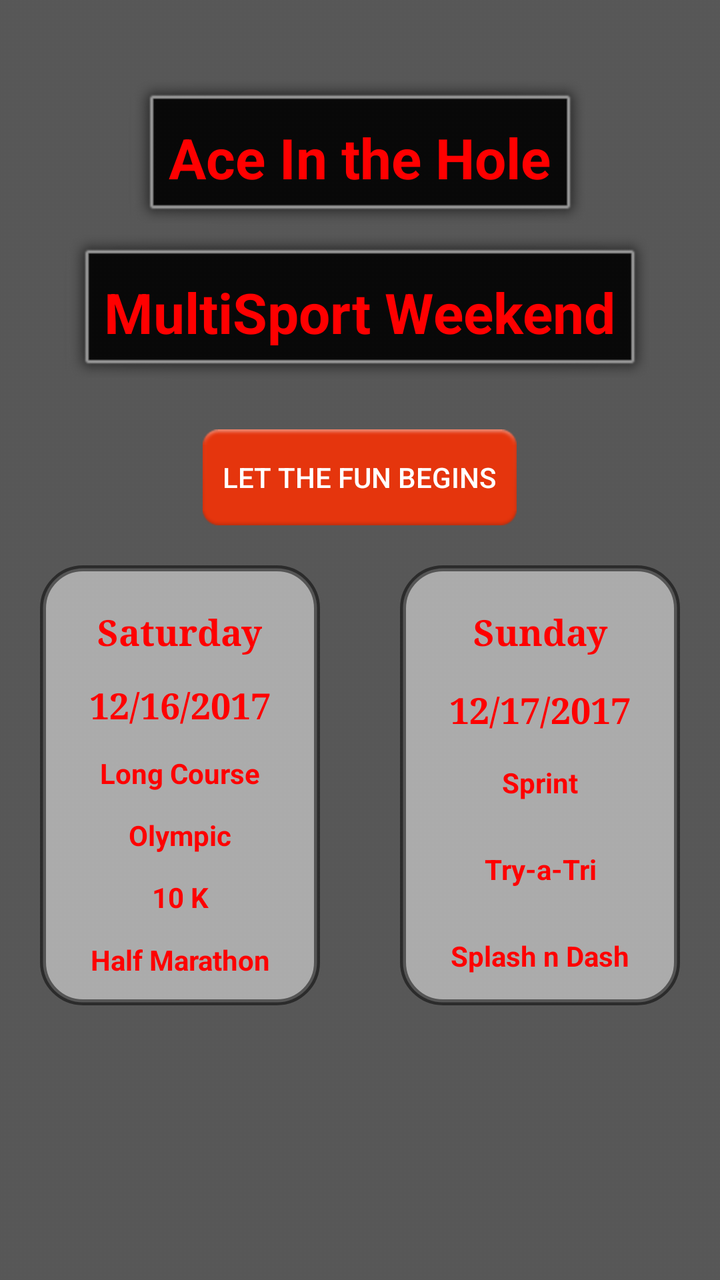
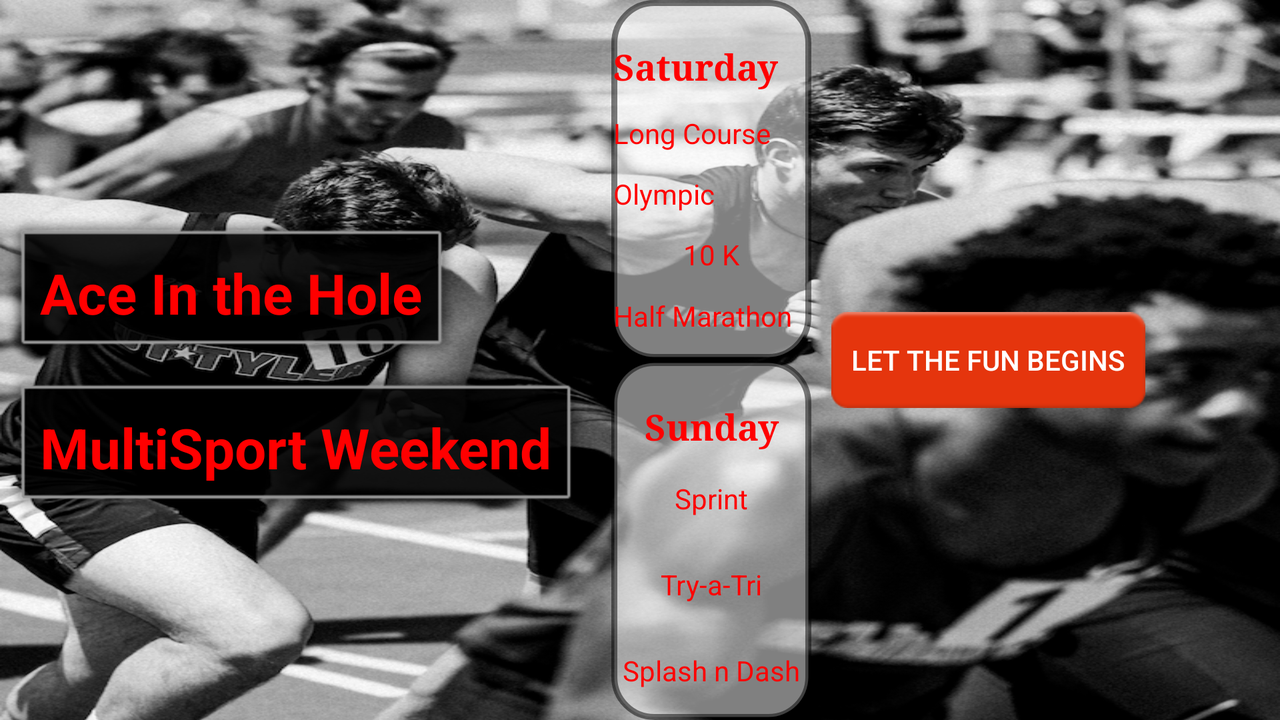

An Android layout and its configuration variant, each rendered on a device that would load it. The default file and the variant file are quoted in full after the pictures.
<!-- AndroidManifest.xml: application theme AppTheme -->
<!-- res/layout/content_main.xml -->
<?xml version="1.0" encoding="utf-8"?>
<RelativeLayout xmlns:android="http://schemas.android.com/apk/res/android"
    xmlns:app="http://schemas.android.com/apk/res-auto"
    xmlns:tools="http://schemas.android.com/tools"
    android:layout_width="match_parent"
    android:layout_height="match_parent"
    android:background="@drawable/dimon_blr_309444"
    app:layout_behavior="@string/appbar_scrolling_view_behavior"
    tools:context="edu.pcc.alizanganeh.aihmultisportweekendapp.MainActivity"
    tools:showIn="@layout/app_bar_main">

    <RelativeLayout
        android:layout_width="match_parent"
        android:layout_height="match_parent"
        android:background="@drawable/background_dimmer">

    </RelativeLayout>

    <TextView
        android:id="@+id/ace_name"
        android:layout_width="wrap_content"
        android:layout_height="wrap_content"
        android:layout_alignParentTop="true"
        android:layout_centerHorizontal="true"
        android:layout_centerVertical="true"
        android:layout_marginTop="@dimen/mid_dp"
        android:background="@android:drawable/dialog_frame"
        android:padding="@dimen/mid_snd_dp"
        android:text="@string/ace_name"
        android:textColor="@color/colorRed"
        android:textSize="@dimen/title_font"
        android:textStyle="bold" />

    <TextView
        android:id="@+id/ace_sndpart_name"
        android:layout_width="wrap_content"
        android:layout_height="wrap_content"
        android:layout_below="@+id/ace_name"
        android:layout_centerHorizontal="true"
        android:background="@android:drawable/dialog_frame"
        android:padding="@dimen/mid_snd_dp"
        android:text="@string/ace_sndpart_name"
        android:textColor="@color/colorRed"
        android:textSize="@dimen/title_font"
        android:textStyle="bold" />

    <LinearLayout
        android:id="@+id/linearLayout"
        android:layout_width="match_parent"
        android:layout_height="wrap_content"
        android:layout_below="@+id/button"

        android:layout_marginTop="@dimen/mid_snd_dp"
        android:orientation="horizontal">

        <LinearLayout
            android:layout_width="@dimen/width_col"
            android:layout_height="@dimen/height_col"
            android:layout_marginEnd="@dimen/mid_snd_dp"
            android:layout_marginStart="@dimen/mid_snd_dp"
            android:layout_weight="1"
            android:background="@drawable/round_white_background"

            android:gravity="center_horizontal"
            android:orientation="vertical"
            android:radius="30dp">

            <TextView
                android:id="@+id/saturday"
                android:layout_width="wrap_content"
                android:layout_height="wrap_content"
                android:layout_marginTop="@dimen/min_dp"
                android:layout_weight="1"
                android:fontFamily="serif"
                android:gravity="center_horizontal"
                android:paddingTop="@dimen/min_dp"
                android:text="@string/saturday"
                android:textColor="@color/colorRed"
                android:textSize="18sp"
                android:textStyle="bold" />

            <TextView
                android:id="@+id/sat_date"
                android:layout_width="wrap_content"
                android:layout_height="wrap_content"
                android:layout_weight="1"
                android:fontFamily="serif"
                android:gravity="center_horizontal"
                android:text="@string/sat_date"
                android:textColor="@color/colorRed"
                android:textSize="18sp"
                android:textStyle="bold" />

            <TextView
                android:id="@+id/long_course"
                android:layout_width="wrap_content"
                android:layout_height="wrap_content"
                android:layout_weight="1"
                android:gravity="center_horizontal"
                android:text="@string/long_course"
                android:textColor="@color/colorRed"
                android:textStyle="bold" />

            <TextView
                android:id="@+id/olympic"
                android:layout_width="wrap_content"
                android:layout_height="wrap_content"
                android:layout_weight="1"
                android:gravity="center_horizontal"
                android:text="@string/olympic"
                android:textColor="@color/colorRed"
                android:textStyle="bold" />

            <TextView
                android:id="@+id/ten_k"
                android:layout_width="match_parent"
                android:layout_height="wrap_content"
                android:layout_weight="1"
                android:gravity="center_horizontal"
                android:text="@string/ten_k"
                android:textColor="@color/colorRed"
                android:textStyle="bold" />

            <TextView
                android:id="@+id/half_marathon"
                android:layout_width="wrap_content"
                android:layout_height="wrap_content"
                android:layout_weight="1"
                android:gravity="center_horizontal"
                android:text="@string/half_marathon"
                android:textColor="@color/colorRed"
                android:textStyle="bold" />
        </LinearLayout>

        <LinearLayout
            android:layout_width="@dimen/width_col"
            android:layout_height="@dimen/height_col"
            android:layout_marginEnd="@dimen/mid_snd_dp"
            android:layout_marginStart="@dimen/mid_snd_dp"
            android:layout_weight="1"
            android:background="@drawable/round_white_background"
            android:gravity="center_horizontal"
            android:orientation="vertical">

            <TextView
                android:id="@+id/sunday"
                android:layout_width="match_parent"
                android:layout_height="wrap_content"
                android:layout_marginTop="@dimen/min_dp"
                android:layout_weight="1"
                android:fontFamily="serif"
                android:gravity="center_horizontal"
                android:paddingTop="@dimen/min_dp"
                android:text="@string/sunday"
                android:textColor="@color/colorRed"
                android:textSize="18sp"
                android:textStyle="bold" />

            <TextView
                android:id="@+id/sun_date"
                android:layout_width="match_parent"
                android:layout_height="wrap_content"
                android:layout_weight="1"
                android:fontFamily="serif"
                android:gravity="center_horizontal"
                android:text="@string/sun_date"
                android:textColor="@color/colorRed"
                android:textSize="18sp"
                android:textStyle="bold" />

            <TextView
                android:id="@+id/sprint"
                android:layout_width="match_parent"
                android:layout_height="wrap_content"
                android:layout_weight="1"
                android:gravity="center_horizontal"
                android:text="@string/sprint"
                android:textColor="@color/colorRed"
                android:textStyle="bold" />

            <TextView
                android:id="@+id/try_a_tri"
                android:layout_width="match_parent"
                android:layout_height="wrap_content"
                android:layout_weight="1"
                android:gravity="center_horizontal"
                android:padding="@dimen/min_dp"
                android:text="@string/try_a_tri"
                android:textColor="@color/colorRed"
                android:textStyle="bold" />

            <TextView
                android:id="@+id/splash_n_dash"
                android:layout_width="match_parent"
                android:layout_height="wrap_content"
                android:layout_weight="1"
                android:gravity="center_horizontal"
                android:text="@string/splash_n_dash"
                android:textColor="@color/colorRed"
                android:textStyle="bold" />
        </LinearLayout>
    </LinearLayout>

    <Button
        android:id="@+id/button"
        android:layout_width="wrap_content"
        android:layout_height="wrap_content"
        android:layout_below="@+id/ace_sndpart_name"
        android:layout_centerHorizontal="true"
        android:layout_marginTop="@dimen/mid_snd_dp"
        android:background="@android:drawable/ic_notification_overlay"
        android:onClick="clickBeginEvents"
        android:padding="@dimen/min_dp"
        android:text="@string/begin"
        android:textColor="@color/colorWhite" />
</RelativeLayout>
<!-- res/layout/app_bar_main.xml (included above) -->
<?xml version="1.0" encoding="utf-8"?>
<android.support.design.widget.CoordinatorLayout xmlns:android="http://schemas.android.com/apk/res/android"
    xmlns:app="http://schemas.android.com/apk/res-auto"
    xmlns:tools="http://schemas.android.com/tools"
    android:layout_width="match_parent"
    android:layout_height="match_parent"
    tools:context="edu.pcc.alizanganeh.aihmultisportweekendapp.MainActivity">

    <android.support.design.widget.AppBarLayout
        android:layout_width="match_parent"
        android:layout_height="wrap_content"
        android:theme="@style/AppTheme.AppBarOverlay">

        <android.support.v7.widget.Toolbar
            android:id="@+id/toolbar"
            android:layout_width="match_parent"
            android:layout_height="?attr/actionBarSize"
            android:background="@color/colorBlack"
            app:popupTheme="@style/AppTheme.PopupOverlay" />

    </android.support.design.widget.AppBarLayout>

    <include layout="@layout/content_main" />

    <android.support.design.widget.FloatingActionButton
        android:id="@+id/fab"
        android:layout_width="wrap_content"
        android:layout_height="wrap_content"
        android:layout_gravity="bottom|end"
        android:layout_margin="@dimen/fab_margin"
        android:visibility="invisible"
        app:srcCompat="@android:drawable/ic_dialog_email" />

</android.support.design.widget.CoordinatorLayout>
<!-- resources referenced by this layout -->
<resources>
  <color name="colorBlack">#000000</color>
  <color name="colorRed">#ff0000</color>
  <color name="colorWhite">#FFFFFF</color>
  <dimen name="fab_margin">16dp</dimen>
  <dimen name="height_col">220dp</dimen>
  <dimen name="mid_dp">40dp</dimen>
  <dimen name="mid_snd_dp">20dp</dimen>
  <dimen name="min_dp">10dp</dimen>
  <dimen name="title_font">28sp</dimen>
  <dimen name="width_col">100dp</dimen>
  <!-- drawable background_dimmer: png bitmap (drawable, 13307 bytes) -->
  <!-- drawable round_white_background (drawable) -->
  <?xml version="1.0" encoding="UTF-8"?>
  <shape xmlns:android="http://schemas.android.com/apk/res/android">
  <solid android:color="@color/colorTransWhite"/>
  
  <stroke android:width="3dp"
      android:color="@color/colorTransBlack"
      />
  
  <padding android:left="1dp"
      android:top="1dp"
      android:right="1dp"
      android:bottom="1dp"
      />
  
  <corners android:bottomRightRadius="20dp" android:bottomLeftRadius="20dp"
      android:topLeftRadius="20dp" android:topRightRadius="20dp"/>
  </shape>
  <string name="ace_name">Ace In the Hole</string>
  <string name="ace_sndpart_name">MultiSport Weekend</string>
  <string name="begin">Let the Fun Begins</string>
  <string name="half_marathon">Half Marathon</string>
  <string name="long_course">Long Course</string>
  <string name="olympic">Olympic</string>
  <string name="sat_date">12/16/2017</string>
  <string name="saturday">Saturday</string>
  <string name="splash_n_dash">Splash n Dash</string>
  <string name="sprint">Sprint</string>
  <string name="sun_date">12/17/2017</string>
  <string name="sunday">Sunday</string>
  <string name="ten_k">10 K</string>
  <string name="try_a_tri">Try-a-Tri</string>
  <style name="AppTheme.AppBarOverlay" parent="ThemeOverlay.AppCompat.Dark.ActionBar" />
  <style name="AppTheme.PopupOverlay" parent="ThemeOverlay.AppCompat.Light" />
  <style name="AppTheme" parent="Theme.AppCompat.Light.NoActionBar">
          
          <item name="colorPrimary">@color/colorRed</item>
          <item name="colorPrimaryDark">@color/colorBlack</item>
          <item name="colorAccent">@color/colorWhite</item>
          
      </style>
  <color name="colorTransWhite">#80FFFFFF</color>
  <color name="colorTransBlack">#80000000</color>
</resources>
<!-- res/layout-land/content_main.xml (the repository's variant of the layout above) -->
<!-- drawn on the phone turned sideways -->
<?xml version="1.0" encoding="utf-8"?>
<LinearLayout xmlns:android="http://schemas.android.com/apk/res/android"
    xmlns:app="http://schemas.android.com/apk/res-auto"
    xmlns:tools="http://schemas.android.com/tools"
    android:layout_width="match_parent"
    android:layout_height="match_parent"
    android:orientation="horizontal"
    android:background="@drawable/braden_collum_resized"
    app:layout_behavior="@string/appbar_scrolling_view_behavior"
    tools:context="edu.pcc.alizanganeh.aihmultisportweekendapp.ui.MainActivity"
    tools:showIn="@layout/app_bar_main">

    <LinearLayout
        android:layout_width="wrap_content"
        android:layout_height="wrap_content"
        android:layout_gravity="center_vertical"
        android:orientation="vertical">

        <TextView
            android:id="@+id/ace_name"
            android:layout_width="wrap_content"
            android:layout_height="wrap_content"
            android:layout_marginTop="@dimen/min_dp"
            android:background="@android:drawable/dialog_frame"
            android:padding="@dimen/mid_snd_dp"
            android:text="@string/ace_name"
            android:textColor="@color/colorRed"
            android:textSize="@dimen/title_font"
            android:textStyle="bold" />

        <TextView
            android:id="@+id/ace_sndpart_name"
            android:layout_width="wrap_content"
            android:layout_height="wrap_content"
            android:layout_below="@+id/ace_name"
            android:layout_centerHorizontal="true"
            android:background="@android:drawable/dialog_frame"
            android:padding="@dimen/mid_snd_dp"
            android:text="@string/ace_sndpart_name"
            android:textColor="@color/colorRed"
            android:textSize="@dimen/title_font"
            android:textStyle="bold" />

    </LinearLayout>

    <LinearLayout
        android:id="@+id/linearLayout"
        android:layout_width="wrap_content"
        android:layout_height="wrap_content"
        android:layout_below="@+id/ace_sndpart_name"

        android:orientation="vertical">

        <LinearLayout
            android:layout_width="@dimen/width_col"
            android:layout_height="@dimen/height_col"
            android:layout_marginStart="@dimen/min_dp"
            android:layout_weight="1"

            android:background="@drawable/round_white_background"
            android:gravity="left"
            android:orientation="vertical"
            android:radius="30dp">

            <TextView
                android:id="@+id/saturday"
                android:layout_width="wrap_content"
                android:layout_height="wrap_content"
                android:layout_marginTop="@dimen/min_dp"
                android:layout_weight="1"
                android:fontFamily="serif"
                android:gravity="center_horizontal"
                android:paddingTop="@dimen/min_dp"
                android:text="@string/saturday"
                android:textColor="@color/colorRed"
                android:textSize="18sp"
                android:textStyle="bold" />

            <TextView
                android:id="@+id/long_course"
                android:layout_width="wrap_content"
                android:layout_height="wrap_content"
                android:layout_weight="1"
                android:gravity="center_horizontal"
                android:text="@string/long_course"
                android:textColor="@color/colorRed" />

            <TextView
                android:id="@+id/olympic"
                android:layout_width="wrap_content"
                android:layout_height="wrap_content"
                android:layout_weight="1"
                android:gravity="center_horizontal"
                android:text="@string/olympic"
                android:textColor="@color/colorRed" />

            <TextView
                android:id="@+id/ten_k"
                android:layout_width="match_parent"
                android:layout_height="wrap_content"
                android:layout_weight="1"
                android:gravity="center_horizontal"
                android:text="@string/ten_k"
                android:textColor="@color/colorRed" />

            <TextView
                android:id="@+id/half_marathon"
                android:layout_width="wrap_content"
                android:layout_height="wrap_content"
                android:layout_weight="1"
                android:gravity="center_horizontal"
                android:text="@string/half_marathon"
                android:textColor="@color/colorRed" />
        </LinearLayout>

        <LinearLayout
            android:layout_width="@dimen/width_col"
            android:layout_height="@dimen/height_col"
            android:layout_marginStart="@dimen/min_dp"
            android:layout_weight="1"
            android:background="@drawable/round_white_background"
            android:gravity="center_horizontal"
            android:orientation="vertical">

            <TextView
                android:id="@+id/sunday"
                android:layout_width="match_parent"
                android:layout_height="wrap_content"
                android:layout_marginTop="@dimen/min_dp"
                android:layout_weight="1"
                android:fontFamily="serif"
                android:gravity="center_horizontal"
                android:paddingTop="@dimen/min_dp"
                android:text="@string/sunday"
                android:textColor="@color/colorRed"
                android:textSize="18sp"
                android:textStyle="bold" />

            <TextView
                android:id="@+id/sprint"
                android:layout_width="match_parent"
                android:layout_height="wrap_content"
                android:layout_weight="1"
                android:gravity="center_horizontal"
                android:text="@string/sprint"
                android:textColor="@color/colorRed" />

            <TextView
                android:id="@+id/try_a_tri"
                android:layout_width="match_parent"
                android:layout_height="wrap_content"
                android:layout_weight="1"
                android:gravity="center_horizontal"
                android:padding="@dimen/min_dp"
                android:text="@string/try_a_tri"
                android:textColor="@color/colorRed" />

            <TextView
                android:id="@+id/splash_n_dash"
                android:layout_width="match_parent"
                android:layout_height="wrap_content"
                android:layout_weight="1"
                android:gravity="center_horizontal"
                android:text="@string/splash_n_dash"
                android:textColor="@color/colorRed" />
        </LinearLayout>
    </LinearLayout>

    <Button
        android:id="@+id/button"
        android:layout_width="wrap_content"
        android:layout_height="wrap_content"
        android:layout_gravity="center_vertical"
        android:layout_marginStart="@dimen/min_dp"
        android:background="@android:drawable/ic_notification_overlay"
        android:onClick="clickBeginEvents"
        android:padding="@dimen/min_dp"
        android:text="@string/begin"
        android:textColor="@color/colorWhite" />
</LinearLayout>
<!-- res/layout/content_main.xml (included above) -->
<?xml version="1.0" encoding="utf-8"?>
<RelativeLayout xmlns:android="http://schemas.android.com/apk/res/android"
    xmlns:app="http://schemas.android.com/apk/res-auto"
    xmlns:tools="http://schemas.android.com/tools"
    android:layout_width="match_parent"
    android:layout_height="match_parent"
    android:background="@drawable/dimon_blr_309444"
    app:layout_behavior="@string/appbar_scrolling_view_behavior"
    tools:context="edu.pcc.alizanganeh.aihmultisportweekendapp.MainActivity"
    tools:showIn="@layout/app_bar_main">

    <RelativeLayout
        android:layout_width="match_parent"
        android:layout_height="match_parent"
        android:background="@drawable/background_dimmer">

    </RelativeLayout>

    <TextView
        android:id="@+id/ace_name"
        android:layout_width="wrap_content"
        android:layout_height="wrap_content"
        android:layout_alignParentTop="true"
        android:layout_centerHorizontal="true"
        android:layout_centerVertical="true"
        android:layout_marginTop="@dimen/mid_dp"
        android:background="@android:drawable/dialog_frame"
        android:padding="@dimen/mid_snd_dp"
        android:text="@string/ace_name"
        android:textColor="@color/colorRed"
        android:textSize="@dimen/title_font"
        android:textStyle="bold" />

    <TextView
        android:id="@+id/ace_sndpart_name"
        android:layout_width="wrap_content"
        android:layout_height="wrap_content"
        android:layout_below="@+id/ace_name"
        android:layout_centerHorizontal="true"
        android:background="@android:drawable/dialog_frame"
        android:padding="@dimen/mid_snd_dp"
        android:text="@string/ace_sndpart_name"
        android:textColor="@color/colorRed"
        android:textSize="@dimen/title_font"
        android:textStyle="bold" />

    <LinearLayout
        android:id="@+id/linearLayout"
        android:layout_width="match_parent"
        android:layout_height="wrap_content"
        android:layout_below="@+id/button"

        android:layout_marginTop="@dimen/mid_snd_dp"
        android:orientation="horizontal">

        <LinearLayout
            android:layout_width="@dimen/width_col"
            android:layout_height="@dimen/height_col"
            android:layout_marginEnd="@dimen/mid_snd_dp"
            android:layout_marginStart="@dimen/mid_snd_dp"
            android:layout_weight="1"
            android:background="@drawable/round_white_background"

            android:gravity="center_horizontal"
            android:orientation="vertical"
            android:radius="30dp">

            <TextView
                android:id="@+id/saturday"
                android:layout_width="wrap_content"
                android:layout_height="wrap_content"
                android:layout_marginTop="@dimen/min_dp"
                android:layout_weight="1"
                android:fontFamily="serif"
                android:gravity="center_horizontal"
                android:paddingTop="@dimen/min_dp"
                android:text="@string/saturday"
                android:textColor="@color/colorRed"
                android:textSize="18sp"
                android:textStyle="bold" />

            <TextView
                android:id="@+id/sat_date"
                android:layout_width="wrap_content"
                android:layout_height="wrap_content"
                android:layout_weight="1"
                android:fontFamily="serif"
                android:gravity="center_horizontal"
                android:text="@string/sat_date"
                android:textColor="@color/colorRed"
                android:textSize="18sp"
                android:textStyle="bold" />

            <TextView
                android:id="@+id/long_course"
                android:layout_width="wrap_content"
                android:layout_height="wrap_content"
                android:layout_weight="1"
                android:gravity="center_horizontal"
                android:text="@string/long_course"
                android:textColor="@color/colorRed"
                android:textStyle="bold" />

            <TextView
                android:id="@+id/olympic"
                android:layout_width="wrap_content"
                android:layout_height="wrap_content"
                android:layout_weight="1"
                android:gravity="center_horizontal"
                android:text="@string/olympic"
                android:textColor="@color/colorRed"
                android:textStyle="bold" />

            <TextView
                android:id="@+id/ten_k"
                android:layout_width="match_parent"
                android:layout_height="wrap_content"
                android:layout_weight="1"
                android:gravity="center_horizontal"
                android:text="@string/ten_k"
                android:textColor="@color/colorRed"
                android:textStyle="bold" />

            <TextView
                android:id="@+id/half_marathon"
                android:layout_width="wrap_content"
                android:layout_height="wrap_content"
                android:layout_weight="1"
                android:gravity="center_horizontal"
                android:text="@string/half_marathon"
                android:textColor="@color/colorRed"
                android:textStyle="bold" />
        </LinearLayout>

        <LinearLayout
            android:layout_width="@dimen/width_col"
            android:layout_height="@dimen/height_col"
            android:layout_marginEnd="@dimen/mid_snd_dp"
            android:layout_marginStart="@dimen/mid_snd_dp"
            android:layout_weight="1"
            android:background="@drawable/round_white_background"
            android:gravity="center_horizontal"
            android:orientation="vertical">

            <TextView
                android:id="@+id/sunday"
                android:layout_width="match_parent"
                android:layout_height="wrap_content"
                android:layout_marginTop="@dimen/min_dp"
                android:layout_weight="1"
                android:fontFamily="serif"
                android:gravity="center_horizontal"
                android:paddingTop="@dimen/min_dp"
                android:text="@string/sunday"
                android:textColor="@color/colorRed"
                android:textSize="18sp"
                android:textStyle="bold" />

            <TextView
                android:id="@+id/sun_date"
                android:layout_width="match_parent"
                android:layout_height="wrap_content"
                android:layout_weight="1"
                android:fontFamily="serif"
                android:gravity="center_horizontal"
                android:text="@string/sun_date"
                android:textColor="@color/colorRed"
                android:textSize="18sp"
                android:textStyle="bold" />

            <TextView
                android:id="@+id/sprint"
                android:layout_width="match_parent"
                android:layout_height="wrap_content"
                android:layout_weight="1"
                android:gravity="center_horizontal"
                android:text="@string/sprint"
                android:textColor="@color/colorRed"
                android:textStyle="bold" />

            <TextView
                android:id="@+id/try_a_tri"
                android:layout_width="match_parent"
                android:layout_height="wrap_content"
                android:layout_weight="1"
                android:gravity="center_horizontal"
                android:padding="@dimen/min_dp"
                android:text="@string/try_a_tri"
                android:textColor="@color/colorRed"
                android:textStyle="bold" />

            <TextView
                android:id="@+id/splash_n_dash"
                android:layout_width="match_parent"
                android:layout_height="wrap_content"
                android:layout_weight="1"
                android:gravity="center_horizontal"
                android:text="@string/splash_n_dash"
                android:textColor="@color/colorRed"
                android:textStyle="bold" />
        </LinearLayout>
    </LinearLayout>

    <Button
        android:id="@+id/button"
        android:layout_width="wrap_content"
        android:layout_height="wrap_content"
        android:layout_below="@+id/ace_sndpart_name"
        android:layout_centerHorizontal="true"
        android:layout_marginTop="@dimen/mid_snd_dp"
        android:background="@android:drawable/ic_notification_overlay"
        android:onClick="clickBeginEvents"
        android:padding="@dimen/min_dp"
        android:text="@string/begin"
        android:textColor="@color/colorWhite" />
</RelativeLayout>
<!-- resources referenced by the variant -->
<!-- as the phone turned sideways resolves them -->
<resources>
  <color name="colorBlack">#000000</color>
  <color name="colorRed">#ff0000</color>
  <color name="colorWhite">#FFFFFF</color>
  <dimen name="fab_margin">16dp</dimen>
  <dimen name="height_col">220dp</dimen>
  <dimen name="mid_dp">40dp</dimen>
  <dimen name="mid_snd_dp">20dp</dimen>
  <dimen name="min_dp">10dp</dimen>
  <dimen name="title_font">28sp</dimen>
  <dimen name="width_col">100dp</dimen>
  <!-- drawable background_dimmer: png bitmap (drawable, 13307 bytes) -->
  <!-- drawable braden_collum_resized: png bitmap (drawable, 615606 bytes) -->
  <!-- drawable round_white_background (drawable) -->
  <?xml version="1.0" encoding="UTF-8"?>
  <shape xmlns:android="http://schemas.android.com/apk/res/android">
  <solid android:color="@color/colorTransWhite"/>
  
  <stroke android:width="3dp"
      android:color="@color/colorTransBlack"
      />
  
  <padding android:left="1dp"
      android:top="1dp"
      android:right="1dp"
      android:bottom="1dp"
      />
  
  <corners android:bottomRightRadius="20dp" android:bottomLeftRadius="20dp"
      android:topLeftRadius="20dp" android:topRightRadius="20dp"/>
  </shape>
  <string name="ace_name">Ace In the Hole</string>
  <string name="ace_sndpart_name">MultiSport Weekend</string>
  <string name="begin">Let the Fun Begins</string>
  <string name="half_marathon">Half Marathon</string>
  <string name="long_course">Long Course</string>
  <string name="olympic">Olympic</string>
  <string name="sat_date">12/16/2017</string>
  <string name="saturday">Saturday</string>
  <string name="splash_n_dash">Splash n Dash</string>
  <string name="sprint">Sprint</string>
  <string name="sun_date">12/17/2017</string>
  <string name="sunday">Sunday</string>
  <string name="ten_k">10 K</string>
  <string name="try_a_tri">Try-a-Tri</string>
  <style name="AppTheme.AppBarOverlay" parent="ThemeOverlay.AppCompat.Dark.ActionBar" />
  <style name="AppTheme.PopupOverlay" parent="ThemeOverlay.AppCompat.Light" />
  <style name="AppTheme" parent="Theme.AppCompat.Light.NoActionBar">
          
          <item name="colorPrimary">@color/colorRed</item>
          <item name="colorPrimaryDark">@color/colorBlack</item>
          <item name="colorAccent">@color/colorWhite</item>
          
      </style>
  <color name="colorTransWhite">#80FFFFFF</color>
  <color name="colorTransBlack">#80000000</color>
</resources>
